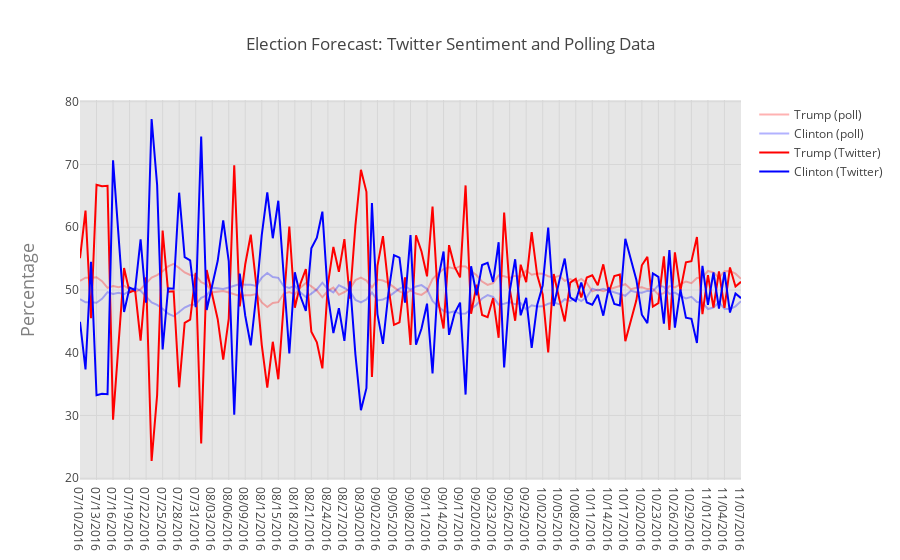

Write notebook code for a chart like this one.
### Code cell
# This section graphs the data from the polls 
# Graph I am trying to recreate: https://cesrusc.org/election/  ( election forecast )

# This graph compares the polling data to the twitter data. 


df = pd.read_csv("pop_2party.csv")
trace1 = Scatter( x=df['Date'],
                  y=df['Converted_Trump'],
                  name = "Trump (poll)",
                 opacity = 0.3,
                  marker=dict(color = "red" ))

trace2 = Scatter( x=df['Date'], 
                  y=df['Converted_Clinton'],
                  name = "Clinton (poll)",
                  opacity = 0.3,
                  marker=dict(color = "blue" ))


df2 = pd.read_csv("election_tweets_counts6.csv")
trace3 = Scatter( x=df2['Date'],
                  y=df2['Percent_forTrump'],
                  name = "Trump (Twitter)",
                  marker=dict(color = "red" ))

trace4 = Scatter( x=df2['Date'], 
                  y=df2['Percent_forClinton'],
                  name = "Clinton (Twitter)",
                  marker=dict(color = "blue" ))


layout = Layout(
    title="Election Forecast: Twitter Sentiment and Polling Data",
    plot_bgcolor = 'rgb(230, 230,230)',
    showlegend=True,
    yaxis=dict(
        title='Percentage',
        titlefont=dict(
            size=18,
            color='#7f7f7f'
        )
    ))

fig = Figure(data = [trace1, trace2, trace3, trace4], layout=layout )
iplot(fig, filename="election_forecast_comparison")
